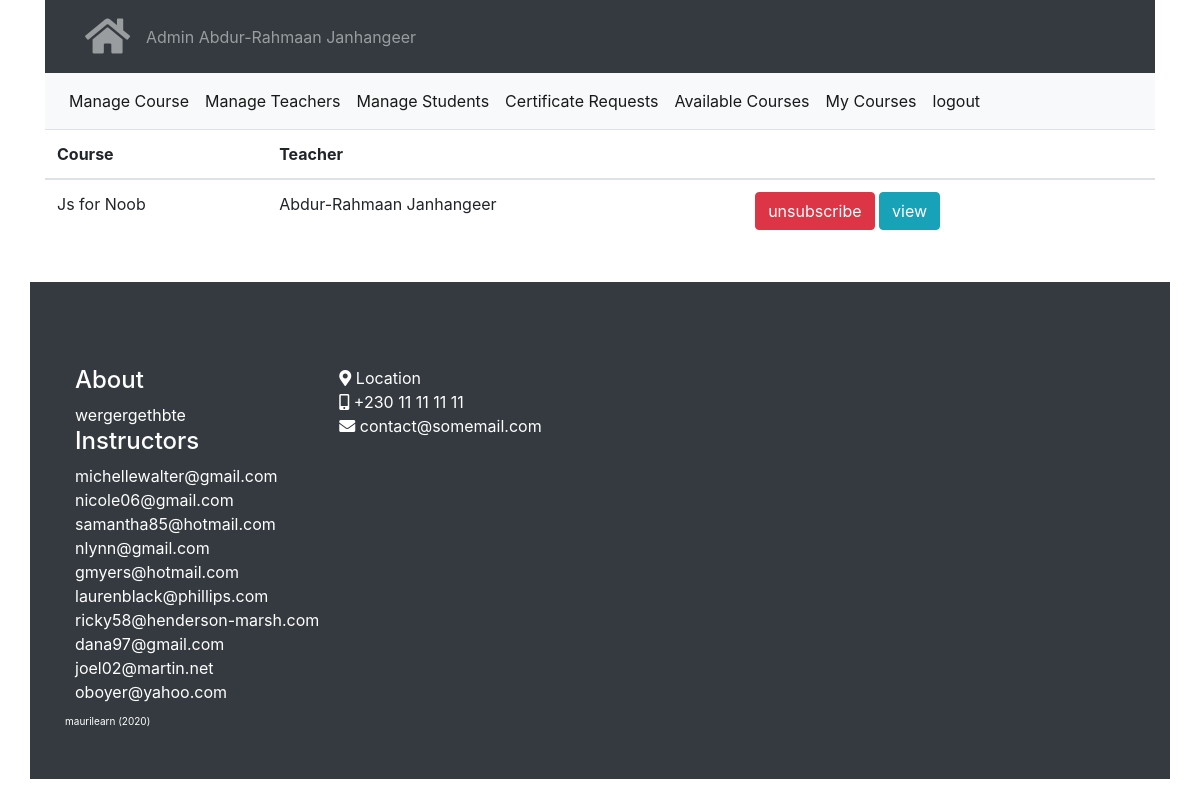
Before: /course/mycourses (signed in) with the older database file.
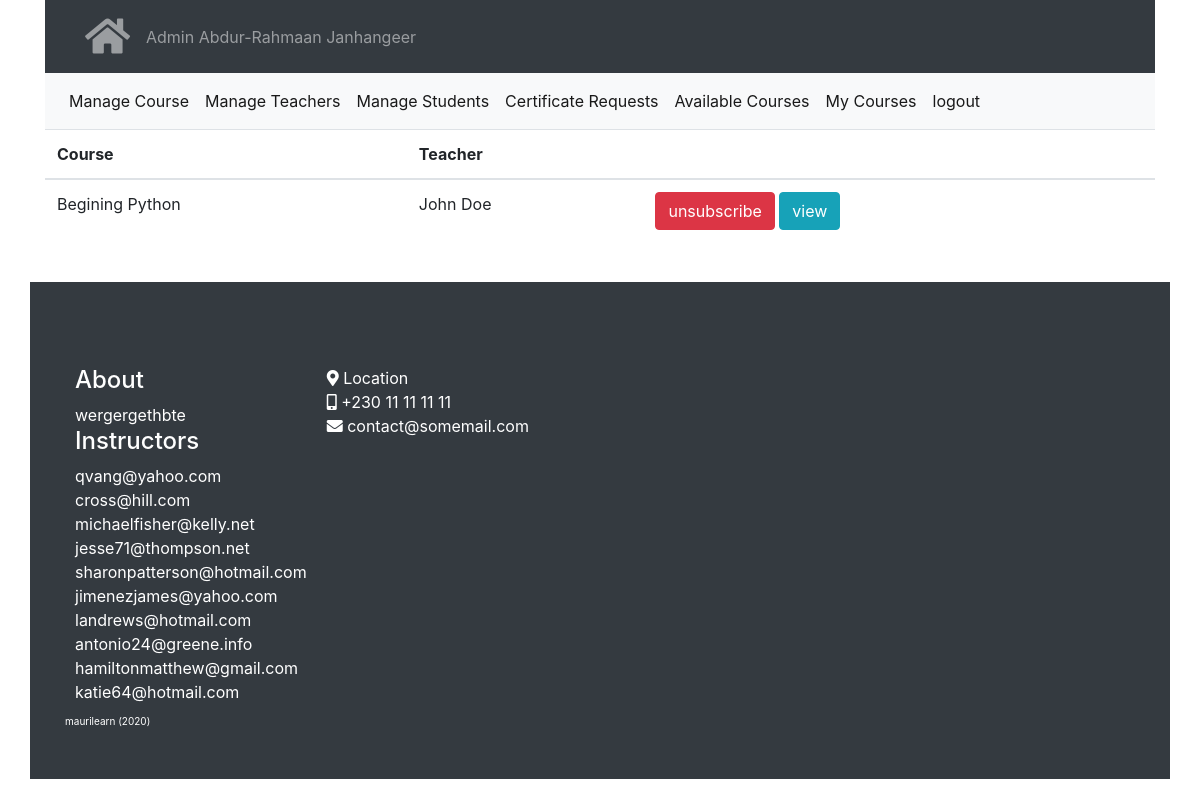
After: the same page with the newer database file.
### modules/course/models.py (models this page shows, shortened)
class Course(db.Model):
    __tablename__ = 'courses'
    id = db.Column(db.Integer, primary_key=True)
    name = db.Column(db.String(100))
    created_date = db.Column(db.DateTime, default=datetime.now())
    teacher_id = db.Column(db.Integer, db.ForeignKey('users.id'),
        nullable=False)
    sections = db.relationship('Section', backref='course', lazy=True,
        cascade="all, delete, delete-orphan")
    def delete(self):
        db.session.delete(self)
        db.session.commit()

### modules/auth/models.py (models this page shows, shortened)
class User(UserMixin, db.Model):
    __tablename__ = 'users'
    id = db.Column(db.Integer, primary_key=True)
    email = db.Column(db.String(100))
    password = db.Column(db.String(128))
    name = db.Column(db.String(120))
    role = db.Column(db.String(120))
    courses = db.relationship("Course",
        secondary=course_subs,
        cascade = "all, delete")# !subs- teacher, students
    quiz_histories = db.relationship('QuizHistory', backref='person', lazy=True,
        cascade="all, delete, delete-orphan")
    def delete(self):
        db.session.delete(self)
        db.session.commit()

### modules/course/view.py (the view)
@course_blueprint.route("/mycourses", methods=['GET', 'POST'])
@login_required
def mycourses():
    context = base_context()
    mycourses = current_user.courses
    context['mycourses'] = mycourses
    context['User'] = User
    return render_template('course/mycourses.html', **context)

### app.py (called while the page is built)
def create_app(config_name):
    app = Flask(__name__)
    configuration = app_config[config_name]
    app.config.from_object(configuration)
    db.init_app(app)
    ma.init_app(app)
    csrf = CSRFProtect(app)
    configure_uploads(app, photos)
    login_manager.init_app(app)
    login_manager.login_view = configuration.LOGIN_VIEW
    login_manager.login_message = configuration.LOGIN_MESSAGE
    @login_manager.user_loader
    def load_user(id):
        return User.query.get(id)
    for module in os.listdir("modules"):
        if module.startswith("__"):
            continue
        mod = importlib.import_module("modules.{}.view".format(module))
        app.register_blueprint(getattr(mod, "{}_blueprint".format(module)))
    @app.route("/")
    def index():
        return redirect(configuration.HOMEPAGE_URL)
    return app

### shopyoapi/enhance.py (called while the page is built)
def base_context():
    base_context = {
        'MESSAGE': '',
        'current_user': current_user,
        'User': User
    }
    return base_context.copy()

### modules/course/templates/course/mycourses.html (shortened to what this page needs)
{% extends "base/base.html" %}
{% block content %}
{%include 'course/partials/nav.html'%}
<table class="table">
    <thead>
        <tr>
            <th>
                Course
            </th>
            <th>
                Teacher
            </th>
            <th>
            </th>
        </tr>
    </thead>
    <tbody>
        {%for course in mycourses%}
            {%set teacher = User.query.get(course.teacher_id)%}
            <tr>
                <td>
                {{course.name}}
                </td>
                <td>
                {{teacher.name}}
                </td>
                <td>
                    <a
                    class="btn btn-danger"
                    href="{{url_for('course.unsubscribe', course_id=course.id)}}">
                        unsubscribe
                    </a>
                    <a
                    class="btn btn-info"
                    href="{{url_for('course.view', course_id=course.id)}}">
                        view
                    </a>
                </td>
            </tr>
        {%endfor%}
    </tbody>
</table>
{% endblock %}

### modules/base/templates/base/base.html (shortened to what this page needs)
<!DOCTYPE html>
<html>
<head>
    <link rel="stylesheet" href="/static/bootstrap.min.css">
    <link rel="stylesheet" href="/static/fontawesome/css/all.css">
</head>
<body>
<div class="container">
    <nav class="navbar navbar-expand-sm bg-dark navbar-dark">
      <div id="flashed-messages">
    </div>
      <ul class="navbar-nav">
        <li class="nav-item">
          <a class="nav-link" href="/" title="Main Page"><i class="fas fa-home"></i></a>
        </li>
      </ul>
      <ul class="navbar-nav">
        <li class="nav-item">
          <a class="nav-link" href="/" title="Main Page">
            <span style="text-transform:capitalize;">{{current_user.role}}</span> {{current_user.name}}
          </a>
        </li>
      </ul>
    </nav>
    {% block content %}{% endblock %}
</div>
<br>
<footer class="app-footer page-footer bg-dark container" style="">
  <br>
  <div class="row">
    <div class="">
      <h4>About</h4>
      wergergethbte
      <h4>Instructors</h4>
      {%for teacher in User.query.filter(
                (User.role == 'teacher')
                ).all()%}
        {{teacher.email}}<br>
      {%endfor%}
    </div>
    <div class="">
      <i class="fa fa-map-marker-alt"></i> Location <br>
      <i class="fa fa-mobile-alt"></i> +230 11 11 11 11 <br>
      <i class="fa fa-envelope"></i> contact@somemail.com
    </div>
  </div>
  <div class="row app-copyright">
    maurilearn (<span id="year"></span>)
  </div>
</footer>
</body>
</html>

Changed rows visible on the page:
removed Course: name "Js for Noob", {{ teacher.name }} "Abdur-Rahmaan Janhangeer"
no longer on one of the page's lists (row edited): User: email "michellewalter@gmail.com"
now on this page (row edited): Course: name "Begining Python", {{ teacher.name }} "John Doe"
changed User: email "nicole06@gmail.com" → "qvang@yahoo.com"
changed User: email "samantha85@hotmail.com" → "cross@hill.com"
changed User: email "nlynn@gmail.com" → "michaelfisher@kelly.net"
changed User: email "gmyers@hotmail.com" → "jesse71@thompson.net"
changed User: email "laurenblack@phillips.com" → "sharonpatterson@hotmail.com"
changed User: email "ricky58@henderson-marsh.com" → "jimenezjames@yahoo.com"
changed User: email "dana97@gmail.com" → "landrews@hotmail.com"
changed User: email "joel02@martin.net" → "antonio24@greene.info"
changed User: email "oboyer@yahoo.com" → "hamiltonmatthew@gmail.com"
now on this page (row edited): User: email "katie64@hotmail.com"
